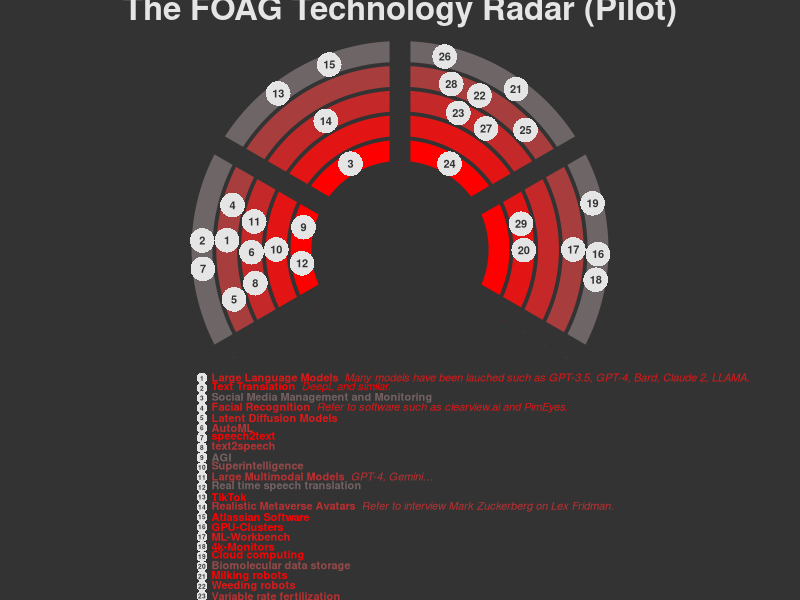

Reproduce this figure in R.
#' ---
#' title: Script to generate a visualization of the technology radar
#' author: Damian Oswald
#' date: 2023-10-13
#' ---

#' Global parameters
rotation <- 10 # in degrees [0,360]

#' Attach packages to search path.
library(magrittr)

#' Read the data from a CSV file.
data <- read.csv("data.csv", sep = ";")

#' Omit data without Sector or Status information
data <- data[!as.logical(rowSums(data[,2:3]=="")),]

#' Change variable classes
for (i in c("Sector","Status")) data[,i] %<>% tolower %>% as.factor

#' Information relevant for the dynamic plotting
d <- nlevels(data[,"Status"])
g <- nlevels(data[,"Sector"])

#' Give an x and y axis position to every observation
data[,"x"] <- (as.integer(data[,"Sector"])-1)/(g-1)
data[,"y"] <- (as.integer(data[,"Status"])-1)/(d-1)

#' Add a x-axis bias such that no point overlaps
for (sector in levels(data[,"Sector"])) {
  for (status in levels(data[,"Status"])) {
    x <- data[data[,"Sector"]==sector & data[,"Status"]==status,"x"]
    while(any(diff(sort(x))<(1/g/8))) x <- data[data[,"Sector"]==sector & data[,"Status"]==status,"x"] + (lhs::randomLHS(length(x), 1) - 0.5)*1/(g+1)
    if(length(x)==0) next
    else data[data[,"Sector"]==sector & data[,"Status"]==status,"x"] <- x
  }
}

#' Open an empty SVG file.
svg("technology-radar.svg", width = 8, height = 12)

#' Set graphical parameters
par(bg = "gray20", mar = rep(3,4), fg = "gray90")
layout(c(1,1,2))
palette <- colorRampPalette(c("red","#517A7B"))

#' Set the plotting plane
plot(NA, xlim = c(-2,2), ylim = c(-1,2), axes = FALSE, xlab = "", ylab = "", asp = 1)

#' Add the rings and sector segments
rings <- seq(-pi*(g/((g-1)*2)), pi*(g/((g-1)*2)),l=500)
for (i in seq(1,2,0.25)) lines(sin(rings)*i, cos(rings)*i, lwd = 20, col = palette(7)[(i-1)*5+1])
for (i in seq(-g/((g-1)*2),g/((g-1)*2),l=g+1)) lines(x = c(0, 3*sin(i*pi)), y = c(0, 3*cos(i*pi)), col = par()$bg, lwd = 20)

#' Add the numbered white points
with(data, points((sin(x*pi - pi/2))*(y+1), cos(x*pi-pi/2)*(y+1), pch = 16, cex = 5, lwd = 3))
with(data, text((sin(x*pi - pi/2))*(y+1), cos(x*pi-pi/2)*(y+1), 1:nrow(data), col = par()$bg, font = 2))

#' Add text
for (i in 1:nrow(data)) {
  color <- palette(6)[6-as.integer(data[i,"Status"])]
  points(x = -2, y = -1.2 - i*0.1, cex = 2.2, xpd = NA, pch = 16)
  text(x = -2, y = -1.2 - i*0.1, labels = i, xpd = NA, cex = 0.6, font = 2, col = par()$bg)
  text(x = -1.97, y = - 1.215 - i*0.1, labels = bquote(bold(.(data[i,"Name"]))~~italic(.(data[i,"Description"]))), xpd = NA, pos = 4, font = 2, col = color)
}

#' Add a title
text(0, 2.4, "The FOAG Technology Radar (Pilot)", xpd = NA, cex = 3, font = 2)

#' Close SVG file
dev.off()
